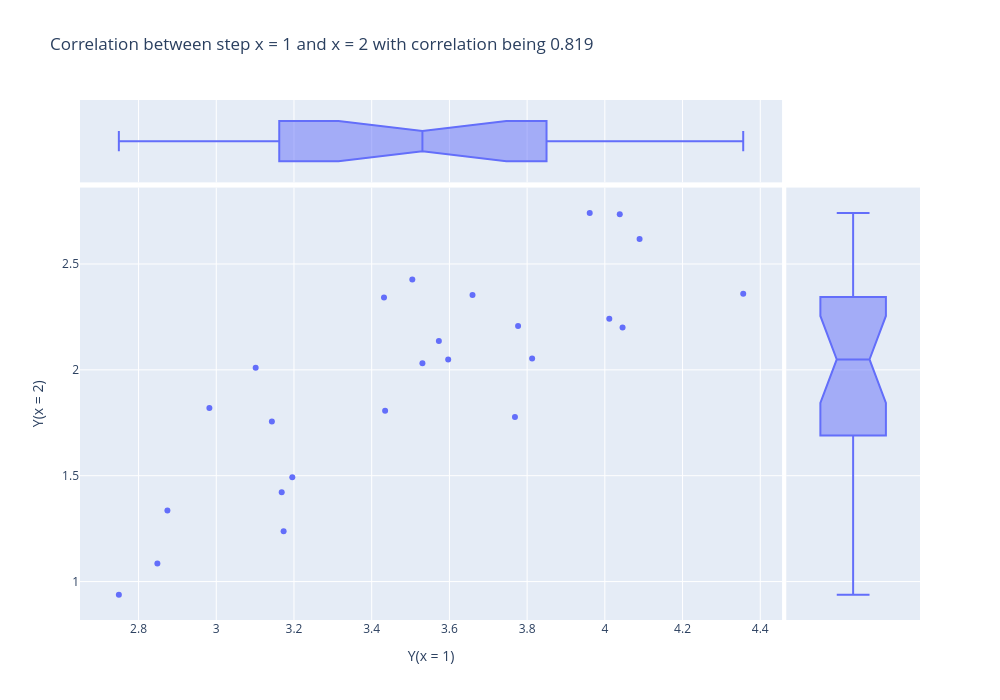

Notebook source saved alongside this figure:
### Code cell
#@title Plot correlation between selected steps
fig = px.scatter(x=YEXP[:,STEP_XAXIS-1],y=YEXP[:,STEP_YAXIS-1], 
                 title = "Correlation between step x = "+str(STEP_XAXIS)+" and x = "+str(STEP_YAXIS)+" with correlation being "+str(np.round(np.corrcoef(YEXP[:,STEP_XAXIS-1],YEXP[:,STEP_YAXIS-1])[0,1],3)),
                 labels=dict(x="Y(x = "+str(STEP_XAXIS)+")", y="Y(x = "+str(STEP_YAXIS)+")"),
                 marginal_x="box", marginal_y="box",)
fig.update_layout(width=1000,height=700)
fig.show()

### Figure 1 — Plotly figure (JSON) as saved in the notebook; plotly's stock layout.template omitted (floating-point values rounded to 4 significant figures)
{"data": [{"hovertemplate": "Y(x = 1)=%{x}<br>Y(x = 2)=%{y}<extra></extra>", "legendgroup": "", "marker": {"color": "#636efa", "symbol": "circle"}, "mode": "markers", "name": "", "orientation": "v", "showlegend": false, "type": "scatter", "x": [4.046, 3.769, 2.874, 3.505, 3.435, 3.173, 4.038, 2.982, 3.777, 3.659, 3.573, 3.168, 3.597, 3.196, 2.848, 4.356, 3.432, 4.011, 4.089, 3.143, 3.813, 2.749, 3.531, 3.961, 3.101], "xaxis": "x", "y": [2.2, 1.777, 1.336, 2.427, 1.807, 1.238, 2.734, 1.819, 2.208, 2.353, 2.136, 1.422, 2.049, 1.492, 1.085, 2.359, 2.341, 2.241, 2.618, 1.756, 2.054, 0.9384, 2.031, 2.741, 2.01], "yaxis": "y"}, {"alignmentgroup": "True", "hovertemplate": "Y(x = 1)=%{x}<extra></extra>", "legendgroup": "", "marker": {"color": "#636efa", "symbol": "circle"}, "name": "", "notched": true, "offsetgroup": "", "showlegend": false, "type": "box", "x": [4.046, 3.769, 2.874, 3.505, 3.435, 3.173, 4.038, 2.982, 3.777, 3.659, 3.573, 3.168, 3.597, 3.196, 2.848, 4.356, 3.432, 4.011, 4.089, 3.143, 3.813, 2.749, 3.531, 3.961, 3.101], "xaxis": "x3", "yaxis": "y3"}, {"alignmentgroup": "True", "hovertemplate": "Y(x = 2)=%{y}<extra></extra>", "legendgroup": "", "marker": {"color": "#636efa", "symbol": "circle"}, "name": "", "notched": true, "offsetgroup": "", "showlegend": false, "type": "box", "xaxis": "x2", "y": [2.2, 1.777, 1.336, 2.427, 1.807, 1.238, 2.734, 1.819, 2.208, 2.353, 2.136, 1.422, 2.049, 1.492, 1.085, 2.359, 2.341, 2.241, 2.618, 1.756, 2.054, 0.9384, 2.031, 2.741, 2.01], "yaxis": "y2"}], "layout": {"height": 700, "legend": {"tracegroupgap": 0}, "title": {"text": "Correlation between step x = 1 and x = 2 with correlation being 0.819"}, "width": 1000, "xaxis": {"anchor": "y", "domain": [0.0, 0.8358], "title": {"text": "Y(x = 1)"}}, "xaxis2": {"anchor": "y2", "domain": [0.8408, 1.0], "matches": "x2", "showgrid": false, "showline": false, "showticklabels": false, "ticks": ""}, "xaxis3": {"anchor": "y3", "domain": [0.0, 0.8358], "matches": "x", "showgrid": true, "showticklabels": false}, "xaxis4": {"anchor": "y4", "domain": [0.8408, 1.0], "matches": "x2", "showgrid": false, "showline": false, "showticklabels": false, "ticks": ""}, "yaxis": {"anchor": "x", "domain": [0.0, 0.8316], "title": {"text": "Y(x = 2)"}}, "yaxis2": {"anchor": "x2", "domain": [0.0, 0.8316], "matches": "y", "showgrid": true, "showticklabels": false}, "yaxis3": {"anchor": "x3", "domain": [0.8416, 1.0], "matches": "y3", "showgrid": false, "showline": false, "showticklabels": false, "ticks": ""}, "yaxis4": {"anchor": "x4", "domain": [0.8416, 1.0], "matches": "y3", "showgrid": true, "showline": false, "showticklabels": false, "ticks": ""}}}
